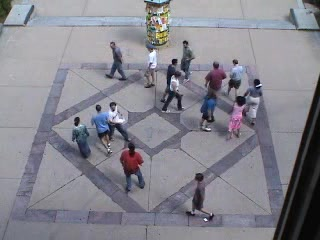
%> input picture Images/Image_1.jpg, 320 x 240 px
$ octave homework_1.m   (GNU Octave 9; MATLAB toolbox functions it lacks are replaced by stand-ins)
%> lines starting %> are read from the running program, lines starting %| are printed output that depends on the picture; in (x1, y1, x2, y2) boxes, pixels count from 0 and x2, y2 are one past the last pixel; in counts of white or black regions, pixels touching at a corner belong together; the program's own positions count from 1
%%%Homework 1

%open Image
image_1=imread('./Images/Image_1.jpg');
%> image_1 is the input picture: size 240x320x3 uint8; mean R, G, B 133.6, 132.9, 142
image_2=imread('./Images/Image_2.jpg');
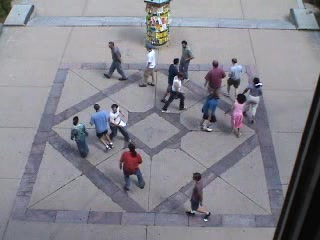
%> input picture Images/Image_2.jpg, 320 x 240 px
%> image_2 is the input picture: size 240x320x3 uint8; mean R, G, B 133.5, 133, 141.9
image_3=imread('./Images/Image_3.jpg');
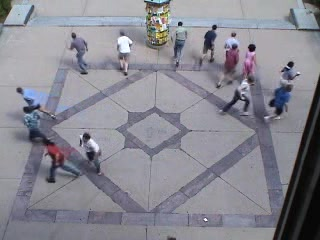
%> input picture Images/Image_3.jpg, 320 x 240 px
%> image_3 is the input picture: size 240x320x3 uint8; mean R, G, B 135.8, 135.3, 144.9


%% Question 1
%convert to grayscale

image1_gray=rgb2gray(image_1);
figure;
imshow(image1_gray)
title('showing grayscale image of Image 1')
%% Question 2
figure;
imhist(image1_gray);
title('Showing the histogram of Image_1 ')
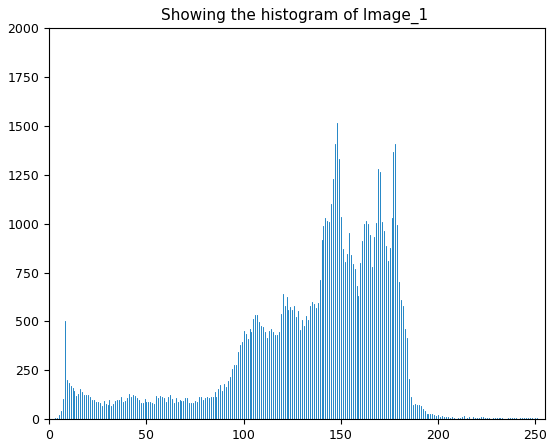
%> figure redrawn from the program's plot data; highest point at x = 148, y = 1512

%% Question 3
gray_threshold=image1_gray>=125;
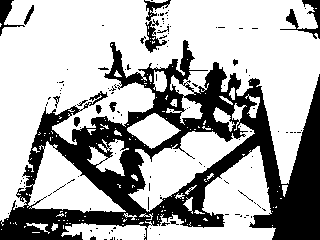
%> gray_threshold: size 240x320 logical; 68.2% white; 130 black regions (117 under 20 px), largest, box (x1, y1, x2, y2) and area: (0, 40, 320, 240) 22481, (144, 0, 171, 53) 473, (280, 0, 320, 39) 451
figure;
imshow(gray_threshold)
title('Showing the thresholded image of Image_1')

%% Question 4
kernel = [0.003 0.013 0.022 0.013 0.003;
    0.013 0.059 0.097 0.059 0.013;
    0.022 0.097 0.159 0.097 0.022;
    0.013 0.059 0.097 0.059 0.013;
    0.003 0.013 0.022 0.013 0.003;];
gausian=conv2(image1_gray,kernel,'same');
figure;
imshow(gausian)


%% Question 5
[Gx, Gy] = imgradientxy(image1_gray,'sobel');
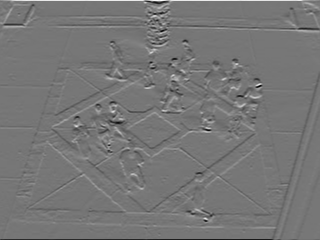
%> Gy: size 240x320 double; min -750, max 857, mean -0.8; drawn with min black and max white
figure;
imshowpair(Gx,Gy)
title('Showing the sobel detector')

%% Question 6
image2_gray=rgb2gray(image_2);
image3_gray=rgb2gray(image_3);
diff= abs(image2_gray-image3_gray);
figure;
imshow(diff>=40)
title('Showing the moving objects the threshold is 40')
%% Question 7
canny_edge = edge(image2_gray,'canny');
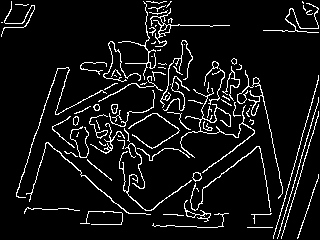
%> canny_edge: size 240x320 logical; 7.6% white in thin lines or dots
figure;
imshow(canny_edge)
title('Dectected Edges Canny method')


%% Question 8
Corners=corner(image2_gray);
%> Corners = 176 rows, first 12: [260 85; 120 125; 108 147; 152 1; 206 221; 162 32; 177 77; 158 22; 115 113; 118 107; 76 125; 210 130]
figure;
imshow(image_2)
hold on
plot(Corners(:,1),Corners(:,2),'r*');
title('Dectected corners Using the the Harris Detector')
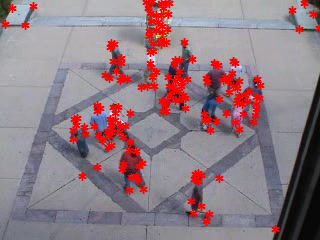
%> figure redrawn from the program's plot data; its title reads 'Dectected corners Using the the Harris Detector'
%% Question 9

figure;
[c1,n]=imhist(image1_gray);
%> c1 = 256 values, max 1512 at index 149, min 0 at index 1, mean 300; n = 256 values from 0 to 255
[c2,n]=imhist(image2_gray);
%> c2 = 256 values, max 1471 at index 149, min 0 at index 1, mean 300
[c3,n]=imhist(image3_gray);
%> c3 = 256 values, max 1568 at index 171, min 0 at index 1, mean 300

d12 =  sum(abs(c1-c2))
%> d12 = 3506
d13 = sum(abs(c1-c3))
%> d13 = 13124
d23 = sum(abs(c2-c3))
%> d23 = 13660

%since distance d12 is the smallest then image 1 and 2 are similar
